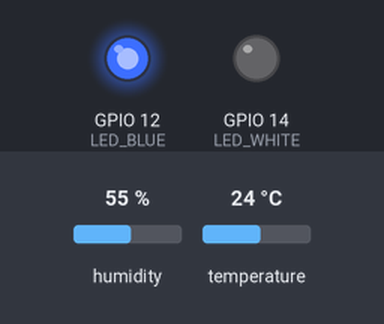
Simulated run of this sketch. Board: ESP8266 (NodeMCU). Parts: output pins drawn as LEDs (lit = HIGH). The test bench sets the inputs (shaded band); at power-on: humidity 55 %, temperature 24 °C. WiFi joins after 1.5 s; servers stay silent unless stated; what the sketch prints to the serial monitor is not drawn.

Above: at 0.1 s.
At 1.4 s:
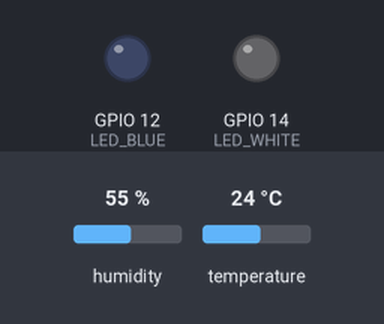
At 6.6 s:
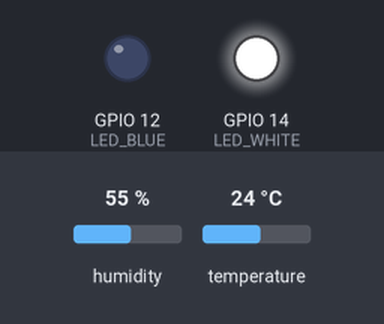
Timing chart, 0 to 8.1 s (numbered marks = the images above):
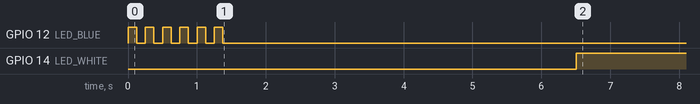

Measured:
- by itself, GPIO 14 (LED_WHITE): LOW → HIGH at 6.5 s

The sketch:

HelloServerWithDHT.ino
```cpp
#include <ESP8266WiFi.h>
#include <WiFiClient.h>
#include <ESP8266WebServer.h>
#include <ESP8266mDNS.h>
#include "DHT.h"

#define DHTPIN 4
#define DHTTYPE DHT11

#define LED_WHITE 14
#define LED_BLUE 12
//#define LED_GREEN 13

const char* ssid = "VeritechWifi2";
const char* password = "vetronicsltd.";

ESP8266WebServer server(80);
DHT dht(DHTPIN, DHTTYPE);

long int time1,time2;
int t,h;
int co2;
char cmd[]={0xFE,0x04,0x00,0x03,0x00,0x01,0xD5,0xC5};
char rec[10];

void handleCO2() {
  digitalWrite(LED_BLUE, 1);
  String mss = "Answer=";
  mss = mss + String(rec[0],HEX) + " " +String(rec[1],HEX) + " " +String(rec[2],HEX) + " " +String(rec[3],HEX) + " " +String(rec[4],HEX);
  server.send(200, "text/plain", mss);
  digitalWrite(LED_BLUE, 0);
}

void handleRoot() {
  digitalWrite(LED_BLUE, 1);
  String mss;
  mss = "Temp=" + String(t) + " humidity=" + String(h) + " co2=" + String(co2) + " time from start min=" + String(time1/1000/60);
  server.send(200, "text/plain", mss);
  digitalWrite(LED_BLUE, 0);
}

void handleNotFound(){
  digitalWrite(LED_BLUE, 1);
  String message = "File Not Found\n\n";
  message += "URI: ";
  message += server.uri();
  message += "\nMethod: ";
  message += (server.method() == HTTP_GET)?"GET":"POST";
  message += "\nArguments: ";
  message += server.args();
  message += "\n";
  for (uint8_t i=0; i<server.args(); i++){
    message += " " + server.argName(i) + ": " + server.arg(i) + "\n";
  }
  server.send(404, "text/plain", message);
  digitalWrite(LED_BLUE, 0);
}

void setup(void){
  pinMode(LED_BLUE, OUTPUT);
  pinMode(LED_WHITE, OUTPUT);
//  pinMode(LED_GREEN, OUTPUT);

  digitalWrite(LED_BLUE, 0);
  digitalWrite(LED_WHITE, 0);
//  digitalWrite(LED_GREEN, 0);

  Serial.begin(115200); //!!!!
  WiFi.begin(ssid, password);
  Serial.println("");

  // Wait for connection
  while (WiFi.status() != WL_CONNECTED) {
    digitalWrite(LED_BLUE, 1);
    delay(125);
    digitalWrite(LED_BLUE, 0);
    delay(125);
    digitalWrite(LED_BLUE, 1);
    delay(125);
    digitalWrite(LED_BLUE, 0);
    delay(125);
    Serial.print(".");
  }
  Serial.println("");
  Serial.print("Connected to ");
  Serial.println(ssid);
  Serial.print("IP address: ");
  Serial.println(WiFi.localIP());

  if (MDNS.begin("esp8266")) {
    Serial.println("MDNS responder started");
  }

  server.on("/", handleRoot);
  server.on("/co2",handleCO2);

  server.on("/inline", [](){
    server.send(200, "text/plain", "this works as well");
  });

  server.onNotFound(handleNotFound);

  server.begin();
  Serial.println("HTTP server started");
  dht.begin();
  time1 = millis();

  Serial.end();
  delay(100);
  Serial.begin(9600); // connect to S8 Air
  Serial.swap();


}


void loop(void){
  server.handleClient();

  time2 = millis();
  if( (time2-time1) > 5000 )
  {
    digitalWrite(LED_WHITE, 1);
    h = (int)dht.readHumidity();
    t = (int)dht.readTemperature();

    for(int i=0;i<8;i++)
    {
      Serial.print(cmd[i]);
    }
     delay(150);
     while(!Serial.available())
     {
       delay(50);
     }
    Serial.readBytes(rec, 7);

    co2 = ((int)rec[3])*256 + rec[4];

    time1 = time2;
    digitalWrite(LED_WHITE, 0);
  }
}
```
